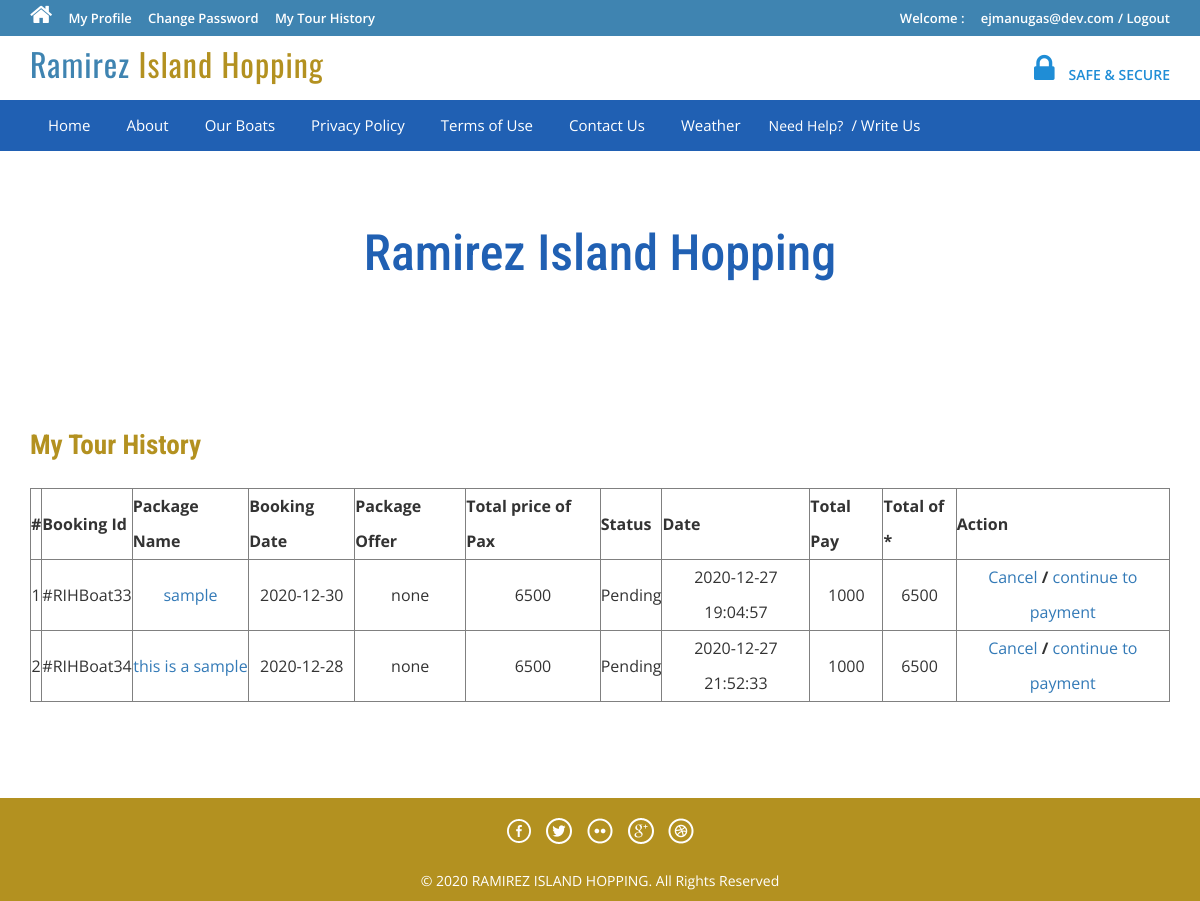
The app's page /tour-history.php (signed in) with its own data.
### tables this page shows
CREATE TABLE `tblbooking` (
  `BookingId` int(11) NOT NULL,
  `PackageId` int(11) DEFAULT NULL,
  `UserEmail` varchar(100) DEFAULT NULL,
  `FromDate` varchar(100) DEFAULT NULL,
  `pkgOffer_value` text DEFAULT NULL,
  `pax` int(200) DEFAULT NULL,
  `RegDate` timestamp NULL DEFAULT current_timestamp(),
  `status` int(11) DEFAULT NULL,
  `CancelledBy` varchar(5) DEFAULT NULL,
  `UpdationDate` timestamp NULL DEFAULT NULL ON UPDATE current_timestamp(),
  `payment` varchar(30) DEFAULT NULL,
  `payment_status` varchar(200) DEFAULT NULL
);

CREATE TABLE `tbltourpackages` (
  `PackageId` int(11) NOT NULL,
  `owner_identity` varchar(200) DEFAULT NULL,
  `PackageName` varchar(200) DEFAULT NULL,
  `address` text DEFAULT NULL,
  `contact_num` int(13) DEFAULT NULL,
  `boat_name` varchar(150) DEFAULT NULL,
  `boat_operator` varchar(100) DEFAULT NULL,
  `boat_capacity` int(100) DEFAULT NULL,
  `pricePerpack` int(200) DEFAULT NULL,
  `PackageLocation` varchar(100) DEFAULT NULL,
  `PackageFetures` varchar(255) DEFAULT NULL,
  `offer_price` int(255) NOT NULL,
  `PackageDetails` mediumtext DEFAULT NULL,
  `PackageImage` varchar(100) DEFAULT NULL,
  `Creationdate` timestamp NULL DEFAULT current_timestamp(),
  `UpdationDate` timestamp NULL DEFAULT NULL ON UPDATE current_timestamp(),
  `status` int(1) DEFAULT NULL
);

### tour-history.php (the view, shortened to what this page needs)
<?php
include('includes/config.php');
if(strlen($_SESSION['login'])==0)
	{
header('location:index.php');
}
else{
?>
<!DOCTYPE HTML>
<html>
<head>
<link href="css/bootstrap.css" rel='stylesheet' type='text/css' />
<link href="css/style.css" rel='stylesheet' type='text/css' />
<link rel="stylesheet" href="scss/style.css">
<link href="css/font-awesome.css" rel="stylesheet">
<link href="css/animate.css" rel="stylesheet" type="text/css" media="all">
</head>
<body>
<div class="top-header">
<?php include('includes/header.php');?>
<div class="banner-1 ">
	<div class="container">
		<h1 class="wow zoomIn animated animated" data-wow-delay=".5s" style="visibility: visible; animation-delay: 0.5s; animation-name: zoomIn;">Ramirez Island Hopping</h1>
	</div>
</div>
<div class="privacy">
	<div class="container">
		<h3 class="wow fadeInDown animated animated" data-wow-delay=".5s" style="visibility: visible; animation-delay: 0.5s; animation-name: fadeInDown;">My Tour History</h3>
		<form name="chngpwd" method="post" onSubmit="return valid();">
	<p>
	<table border="1" width="100%">
<tr align="center">
<th>#</th>
<th>Booking Id</th>
<th>Package Name</th>
<th>Booking Date</th>
<th>Package Offer</th>
<th>Total price of  Pax</th>
<th>Status</th>
<th>Date</th>
<th>Total Pay</th>
<th>Total of *</th>
<th>Action</th>
</tr>
<?php
$uemail=$_SESSION['login'];
$sql = "SELECT tblbooking.BookingId as bookid,tblbooking.PackageId
as pkgid,tbltourpackages.PackageName as packagename,tblbooking.FromDate
as fromdate,tblbooking.status as status,tblbooking.RegDate
as regdate,tblbooking.pkgOffer_value as packageOffer,tblbooking.pax as paxPerValue,tblbooking.CancelledBy as cancelby,tblbooking.UpdationDate
as upddate from tblbooking join tbltourpackages on tbltourpackages.PackageId=tblbooking.PackageId
 where UserEmail=:uemail";
$query = $dbh->prepare($sql);
$query -> bindParam(':uemail', $uemail, PDO::PARAM_STR);
$query->execute();
$results=$query->fetchAll(PDO::FETCH_OBJ);
$cnt=1;
if($query->rowCount() > 0)
{
foreach($results as $result)
{	?>
<tr align="center">
<td><?php echo htmlentities($cnt);?></td>
<td>#RIHBoat<?php echo htmlentities($result->bookid);?></td>
<td><a href="package-details.php?pkgid=<?php echo htmlentities($result->pkgid);?>"><?php echo htmlentities($result->packagename);?></a></td>
<td><?php echo htmlentities($result->fromdate);?></td>
<td>
<?php
if ($result->packageOffer==null) {
	echo "none";
}
?>
</td>
<td>
	<?php
	echo $result->paxPerValue;
	?>
</td>
<td><?php if($result->status==0)
{
echo "Pending";
}
?>
</td>
<td><?php echo htmlentities($result->regdate);?></td>
<td>
	<?php
if ($result->packageOffer==null){
	$percentages=1000;
}
echo $percentages
?>
</td>
<td>
<?php
if ($result->packageOffer==null){
	$addTotals =  $result->paxPerValue;
echo $addTotals;
}
?>
</td>
<?php if($result->status==2)
{
	?>
<td>Cancelled</td>
<?php } else {?>
<td><a href="tour-history.php?bkid=<?php echo htmlentities($result->bookid);?>" onclick="return confirm('Do you really want to cancel booking')" >Cancel</a> <b>/</b>
	<?php
     if ($result->packageOffer==null) {
	?>
 <a href="scanQrCode.php?totals=<?php echo $addTotals;?>&&percent=<?php echo $percentages;?>&&emails=<?php echo $uemail;?>&&bId=<?php echo htmlentities($result->bookid);?>">continue to payment </a></td>
     <?php }
     if ($result->packageOffer==!null) { ?>
<a href="scanQrCode.php?totals=<?php echo $addTotals;?>&&percent=<?php echo $percentages;?>&&emails=<?php echo $uemail;?>&&bId=<?php echo htmlentities($result->bookid);?>">continue to payment </a></td>
<?php  }}?>
</tr>
<?php $cnt=$cnt+1; }} ?>
	</table>
			</p>
			</form>
	</div>
</div>
<?php include('includes/footer.php');?>
</body>
</html>
<?php } ?>

### records on screen
tblbooking: BookingId "33", PackageId.PackageName "sample", FromDate "2020-12-30", shows "none", pax "6500", status "Pending", RegDate "2020-12-27 19:04:57", pkgOffer_value "1000"
tblbooking: BookingId "34", PackageId.PackageName "this is a sample", FromDate "2020-12-28", shows "none", pax "6500", status "Pending", RegDate "2020-12-27 21:52:33", pkgOffer_value "1000"

### other values on screen
$_SESSION['login'] "ejmanugas@dev.com"
